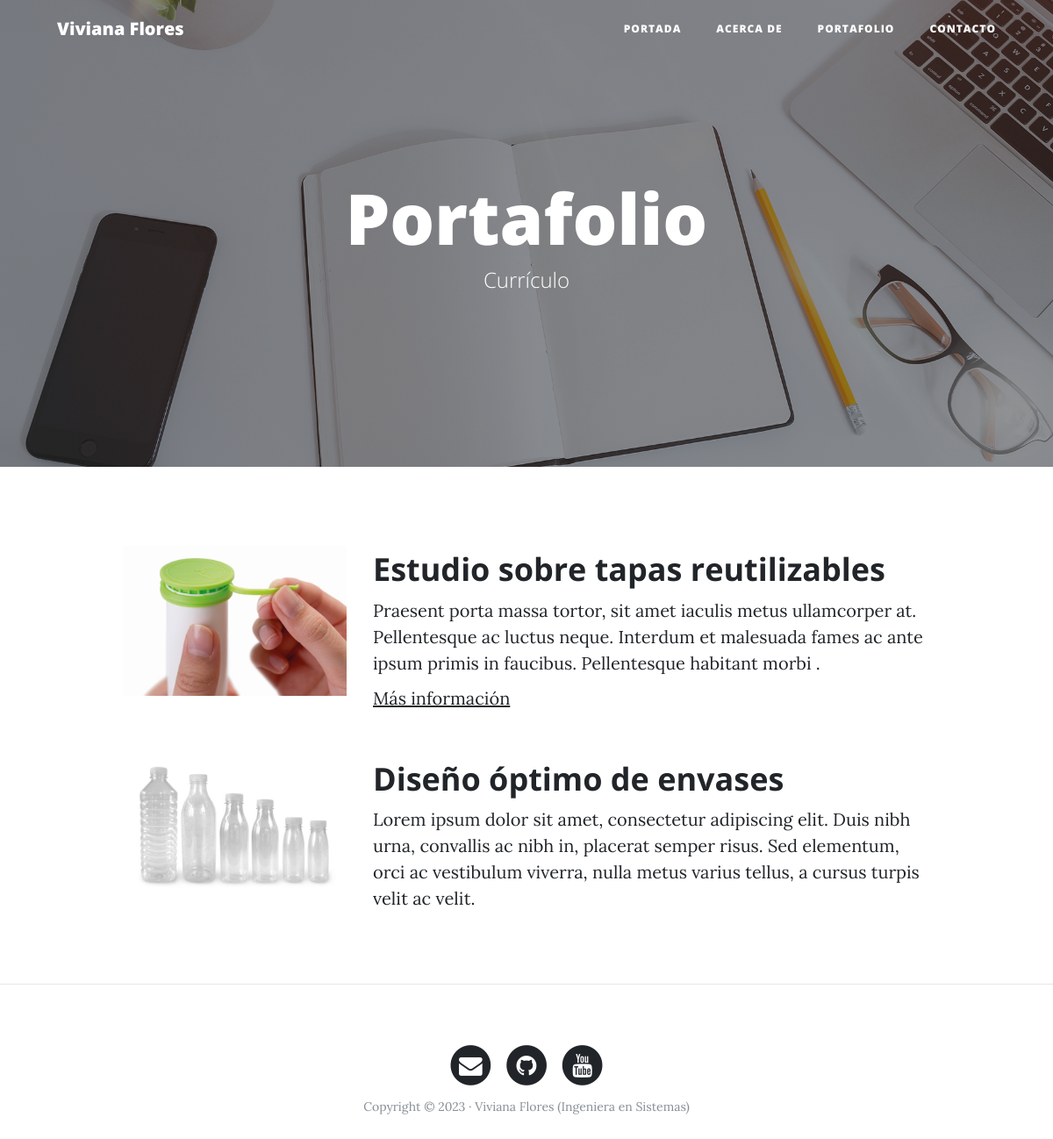
The page /portfolio/ on the database its author committed.
### portfolio/models.py (models this page shows, shortened)
class Project(models.Model):  # heredando de la clase Model que brinda Django
    title = models.CharField(max_length=200, verbose_name="Título")
    description = models.TextField(verbose_name="Descripción")
    image = models.ImageField(verbose_name="Imagen", upload_to="projects")
    link = models.URLField(null=True, blank=True, verbose_name="Enlace")
    created = models.DateTimeField(
        auto_now_add=True, verbose_name="Fecha de creación")
    updated = models.DateTimeField(
        auto_now=True, verbose_name="Fecha de edición")
    class Meta:  # modificiaciones extendidas del modelo
        verbose_name = "proyecto"
        verbose_name_plural = "proyectos"
        ordering = ["-created"]

### portfolio/views.py (the view)
# urls.py: path('portfolio/', portfolio_views.portfolio, name="portfolio"),
def portfolio(request):
    projects = Project.objects.all()
    return render(request, "portfolio/portfolio.html", {'projects': projects})

### portfolio/templates/portfolio/portfolio.html (shortened to what this page needs)
{%extends "core/base.html" %}
{%block background%}{%load static%}{% static 'core/img/portfolio-bg.jpg' %}{%endblock%}
{%block headers%}
    <h1>Portafolio</h1>
    <span class="subheading">Currículo</span>
{%endblock%}
{%block content%}
{% for project in projects %}
    <div class="row project">
        <div class="col-lg-3 col-md-4 offset-lg-1">
                <img class="img-fluid" src="{{project.image.url}}" alt="">
        </div>
        <div class="col-lg-7 col-md-8">
            <h2 class="section-heading title">{{project.title}}</h2>
            <p>{{project.description}}</p>
            {% if project.link != null %}
                <p><a href="{{project.link}}">Más información</a></p>
            {%endif%}
        </div>
    </div>
{%endfor%}
{%endblock%}

### core/templates/core/base.html (shortened to what this page needs)
<!DOCTYPE html>
<html lang="es">
  <head>
    {%load static%}
    <link href="{% static 'core/vendor/bootstrap/css/bootstrap.min.css' %}" rel="stylesheet">
    <link href="{% static 'core/vendor/font-awesome/css/font-awesome.min.css' %}" rel="stylesheet" type="text/css">
    <link href="{% static 'core/css/clean-blog.min.css' %}" rel="stylesheet">
  </head>
  <body>
    <nav class="navbar navbar-expand-lg navbar-light fixed-top" id="mainNav">
      <div class="container">
        <a class="navbar-brand" href="{%url 'home'%}">Viviana Flores</a>
        <div class="collapse navbar-collapse" id="navbarResponsive">
          <ul class="navbar-nav ml-auto">
            <li class="nav-item">
              <a class="nav-link" href="{%url 'home'%}">Portada</a>
            </li>
            <li class="nav-item">
              <a class="nav-link" href="{%url 'about'%}">Acerca de</a>
            </li>
            <li class="nav-item">
              <a class="nav-link" href="{%url 'portfolio'%}">Portafolio</a>
            </li>
            <li class="nav-item">
              <a class="nav-link" href="{%url 'contact'%}">Contacto</a>
            </li>
          </ul>
        </div>
      </div>
    </nav>
    <header class="masthead" style="background-image: url('{%block background%}{%endblock%}')">
      <div class="overlay"></div>
      <div class="container">
        <div class="row">
          <div class="col-lg-8 col-md-10 mx-auto">
            <div class="site-heading">
              {%block headers%}{%endblock%}
            </div>
          </div>
        </div>
      </div>
    </header>
    <div class="container">
      {%block content%}{%endblock%}
    </div>
    {%if request.path != '/'%}
      <hr>
    {%endif%}
    <footer>
      <div class="container">
        <div class="row">
          <div class="col-lg-8 col-md-10 mx-auto">
            <ul class="list-inline text-center">
              <li class="list-inline-item">
                <a href="#">
                  <span class="fa-stack fa-lg">
                    <i class="fa fa-circle fa-stack-2x"></i>
                    <i class="fa fa-envelope fa-stack-1x fa-inverse"></i>
                  </span>
                </a>
              </li>
              <li class="list-inline-item">
                <a href="#">
                  <span class="fa-stack fa-lg">
                    <i class="fa fa-circle fa-stack-2x"></i>
                    <i class="fa fa-github fa-stack-1x fa-inverse"></i>
                  </span>
                </a>
              </li>
              <li class="list-inline-item">
                <a href="#">
                  <span class="fa-stack fa-lg">
                    <i class="fa fa-circle fa-stack-2x"></i>
                    <i class="fa fa-youtube fa-stack-1x fa-inverse"></i>
                  </span>
                </a>
              </li>
            </ul>
            <p class="copyright text-muted">Copyright &copy; 2023 · Viviana Flores (Ingeniera en Sistemas) </p>
          </div>
        </div>
      </div>
    </footer>
  </body>
</html>

### rows shown on the page
Project: image (picture), title "Estudio sobre tapas reutilizables", description "Praesent porta massa tortor, sit amet iaculis metus ullamcorper at. Pellentesque ac luctus neque. Interdum et malesuada fames ac ante ipsum primis in faucibus. Pellentesque habitant morbi ."
Project: image (picture), title "Diseño óptimo de envases", description "Lorem ipsum dolor sit amet, consectetur adipiscing elit. Duis nibh urna, convallis ac nibh in, placerat semper risus. Sed elementum, orci ac vestibulum viverra, nulla metus varius tellus, a cursus turpis velit ac velit."
